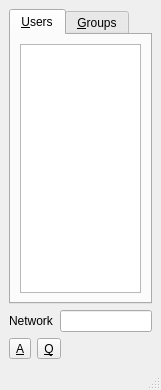
<?xml version="1.0" encoding="UTF-8"?>
<ui version="4.0">
 <class>MainWindow</class>
 <widget class="QMainWindow" name="MainWindow">
  <property name="geometry">
   <rect>
    <x>0</x>
    <y>0</y>
    <width>161</width>
    <height>390</height>
   </rect>
  </property>
  <property name="windowTitle">
   <string>MainWindow</string>
  </property>
  <widget class="QWidget" name="centralwidget">
   <layout class="QHBoxLayout" name="Tee">
    <item>
     <layout class="QVBoxLayout" name="Spine">
      <item>
       <layout class="QVBoxLayout" name="verticalLayout_2">
        <item>
         <widget class="QTabWidget" name="tabWidget">
          <property name="currentIndex">
           <number>0</number>
          </property>
          <widget class="QWidget" name="userTab">
           <attribute name="title">
            <string>&amp;Users</string>
           </attribute>
           <layout class="QHBoxLayout" name="horizontalLayout_3">
            <item>
             <widget class="QListView" name="listView"/>
            </item>
           </layout>
          </widget>
          <widget class="QWidget" name="groupTab">
           <attribute name="title">
            <string>&amp;Groups</string>
           </attribute>
           <layout class="QHBoxLayout" name="horizontalLayout_4">
            <item>
             <widget class="QListView" name="listView_2"/>
            </item>
           </layout>
          </widget>
         </widget>
        </item>
        <item>
         <layout class="QHBoxLayout" name="horizontalLayout_2">
          <item>
           <widget class="QLabel" name="label">
            <property name="text">
             <string>Network</string>
            </property>
           </widget>
          </item>
          <item>
           <widget class="QLineEdit" name="networkEdit"/>
          </item>
         </layout>
        </item>
       </layout>
      </item>
      <item>
       <layout class="QHBoxLayout" name="Buttons">
        <item>
         <widget class="QToolButton" name="aboutButton">
          <property name="text">
           <string>&amp;A</string>
          </property>
          <property name="icon">
           <iconset theme="help-about">
            <normaloff/>
           </iconset>
          </property>
         </widget>
        </item>
        <item>
         <widget class="QToolButton" name="quitButton">
          <property name="text">
           <string>&amp;Q</string>
          </property>
          <property name="icon">
           <iconset theme="exit">
            <normaloff/>
           </iconset>
          </property>
         </widget>
        </item>
        <item>
         <spacer name="horizontalSpacer">
          <property name="orientation">
           <enum>Qt::Horizontal</enum>
          </property>
          <property name="sizeHint" stdset="0">
           <size>
            <width>40</width>
            <height>20</height>
           </size>
          </property>
         </spacer>
        </item>
       </layout>
      </item>
     </layout>
    </item>
   </layout>
  </widget>
  <widget class="QStatusBar" name="statusbar"/>
 </widget>
 <resources/>
 <connections/>
</ui>
